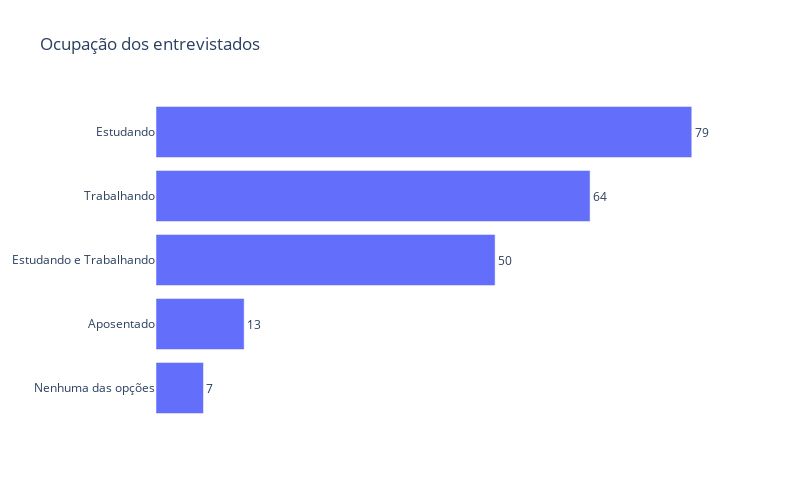

Source (notebook cell):
### Markdown cell above
A distribuição da idade dos participantes da pesquisa se alinha com o mercado consumidor de serviços de streaming, que é um público majoritariamente jovem.

### Code cell
df_ocupacao = df.ocupacao.value_counts().sort_values(ascending=True)
fig = go.Figure(go.Bar(y=df_ocupacao.index, x=df_ocupacao.values, orientation="h", name="",
                       text=df_ocupacao.values, textposition="outside",))
fig.update_layout(template="plotly_white",
                title="Ocupação dos entrevistados", 
                yaxis={"showgrid": False,},
                xaxis={"showgrid": False,
                       "visible": False},
                width=800,
                height=500,
                )
            
fig.show()

### Figure 1 — Plotly figure (JSON) as saved in the notebook; plotly's stock layout.template omitted (floating-point values rounded to 4 significant figures)
{"data": [{"name": "", "orientation": "h", "text": [7, 13, 50, 64, 79], "textposition": "outside", "type": "bar", "x": [7, 13, 50, 64, 79], "y": ["Nenhuma das opções", "Aposentado", "Estudando e Trabalhando", "Trabalhando", "Estudando"]}], "layout": {"height": 500, "title": {"text": "Ocupação dos entrevistados"}, "width": 800, "xaxis": {"showgrid": false, "visible": false}, "yaxis": {"showgrid": false}}}
